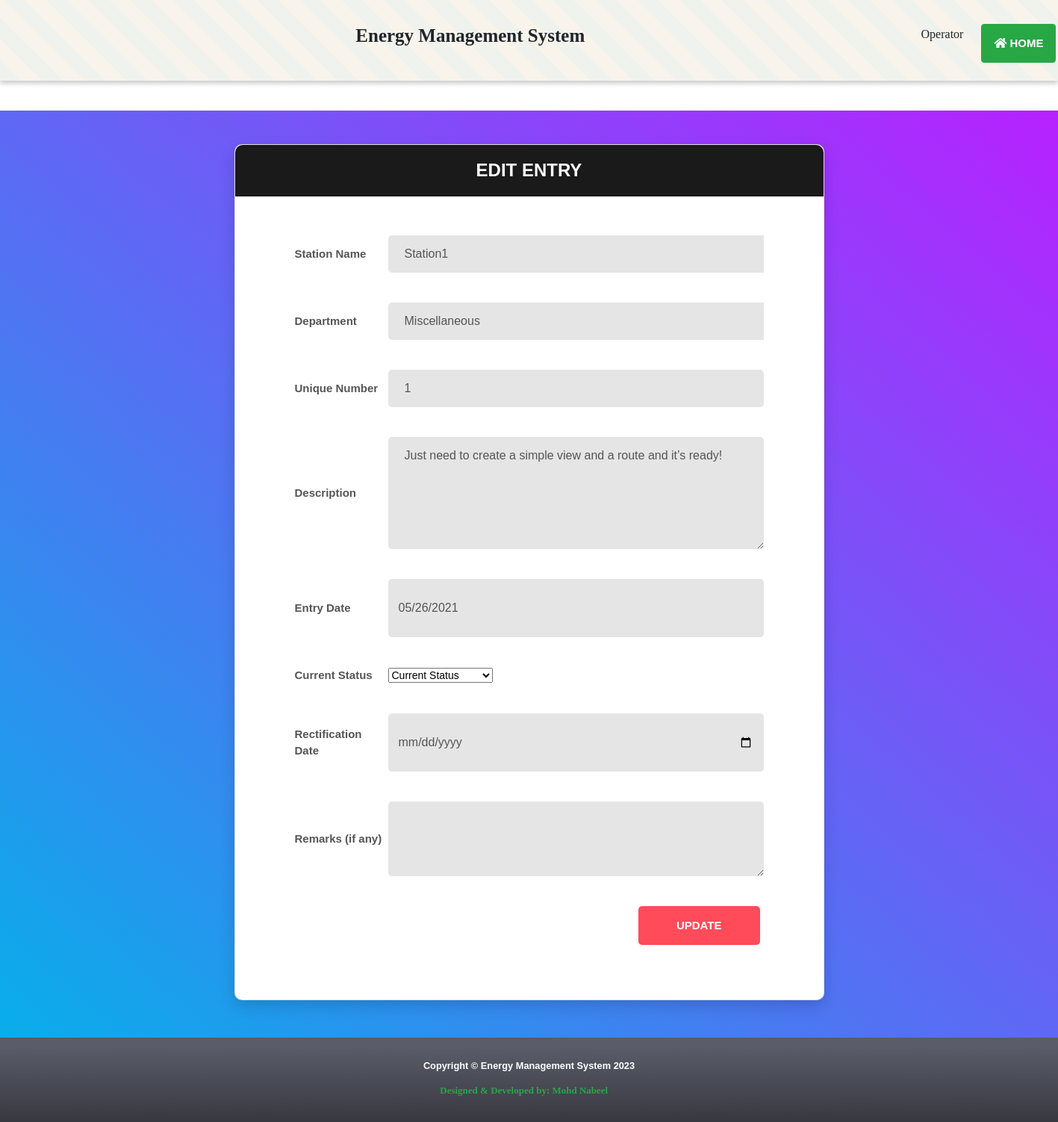
The app's page /edit/1/ (signed in) with its own data.
### webpages/models.py (models this page shows)
class FaultDetail(models.Model):
    station = models.ForeignKey(Station, on_delete=models.CASCADE)
    department = models.ForeignKey(Department, on_delete=models.CASCADE)
    fault_no = models.IntegerField()
    fault_description = models.TextField()
    fault_date = models.CharField(max_length=20)
    current_status = models.ForeignKey(Status, on_delete=models.CASCADE)
    rectification_date = models.CharField(max_length=20, blank=True, null=True)
    remarks = models.CharField(max_length=255, blank=True)
    user_id = models.IntegerField(blank=True, null=True)
    created_date = models.DateTimeField(auto_now_add=True)

class Station(models.Model):
    name = models.CharField(max_length=50)
    def __str__(self):
        return self.name

class Department(models.Model):
    dep_name = models.CharField(max_length=50)
    def __str__(self):
        return self.dep_name

### webpages/views.py (the view, shortened to what this page needs)
# urls.py: path('edit/<int:pk>/', views.edit, name="edit"),
@ login_required(login_url='login')
def edit(request, pk):
    list_search = Status.objects.all()
    editfault = FaultDetail.objects.get(id=pk)
    data = {
        'editfault': editfault,
        'list_search': list_search,
    }
    return render(request, 'webpages/editfault.html', data)

### webpages/models.py (called while the page is built)
    def __str__(self):
        return self.status

### templates/webpages/editfault.html (shortened to what this page needs)
{% extends 'base.html' %}
{% load static %}
{% block content %}
<!DOCTYPE html>
<html lang="en">
<head>
    <link href="{% static 'vendor/mdi-font/css/material-design-iconic-font.min.css' %}" rel="stylesheet" media="all">
    <link href="{% static 'vendor/font-awesome-4.7/css/font-awesome.min.css' %}" rel="stylesheet" media="all">
    <link href="{% static 'vendor/select2/select2.min.css' %}" rel="stylesheet" media="all">
    <link href="{% static 'vendor/datepicker/daterangepicker.css' %}" rel="stylesheet" media="all">
    <link href="{% static 'css/register.css' %}" rel="stylesheet" media="all">
</head>
<body>
    <div class="page-wrapper bg-gra-03 p-t-45 p-b-50">
        <div class="wrapper wrapper--w790">
            <div class="card card-5">
                <div class="card-heading">
                    <h2 class="title">Edit Entry</h2>
                </div>
                <div class="card-body">
                    <form method="POST" action="{% url 'edit' editfault.id %}">
					  <div class="form-row">
                            <div class="name">Station Name</div>
                                <div class="value">
                                    <div class="input-group">
                                        <input class="input--style-5" type="text"  value="{{editfault.station}}" readonly disabled>
                                    </div>
                            </div>
                    </div>
					 <div class="form-row">
                            <div class="name">Department</div>
                                <div class="value">
                                    <div class="input-group">
                                        <input class="input--style-5" type="text" value="{{editfault.department}}" readonly disabled>
                                    </div>
                            </div>
                    </div>
						<div class="form-row">
                            <div class="name">Unique Number</div>
                            <div class="value">
                                <div class="input-group">
                                    <input class="input--style-5" type="number" name="fault_no" value="{{editfault.fault_no}}" readonly>
                                </div>
                            </div>
                        </div>
						<div class="form-row">
                            <div class="name">Description</div>
                            <div class="value">
                                <div class="input-group">
                                    <textarea class="input--style-5" type="text" rows="3" cols="48" style="max-width:100%" name="fault_description" readonly>{{editfault.fault_description}}</textarea>
                                </div>
                            </div>
                        </div>
						<div class="form-row">
                            <div class="name">Entry Date</div>
                            <div class="value">
                                <div class="input-group">
                                    <input class="input--style-5" type="date" name="fault_date" value="{{editfault.fault_date}}" readonly>
                                </div>
                            </div>
                        </div>
					 <div class="form-row">
                            <div class="name">Current Status</div>
                            <div class="value">
                                <div class="input-group">
                                    <div class="rs-select2 js-select-simple select--no-search">
                                        <select name="current_status" id="select">
                                            <option disabled="disabled" selected="selected">Current Status</option>
                                        </select>
                                    </div>
                                </div>
                            </div>
                        </div>
						<div class="form-row" id="field">
                            <div class="name">Rectification Date</div>
                            <div class="value">
                                <div class="input-group">
                                    <input class="input--style-5" type="date" name="rectification_date">
                                </div>
                            </div>
                        </div>
						<div class="form-row">
                            <div class="name">Remarks (if any)</div>
                            <div class="value">
                                <div class="input-group">
                                    <textarea class="input--style-5" type="text" rows="2" cols="48" style="max-width:100%" name="remarks">{{editfault.remarks}}</textarea>
                                </div>
                            </div>
                        </div>
                        <div>
                            <button class="btn btn--radius-2 btn--red" type="submit">Update</button>
                        </div>
                    </form>
                </div>
            </div>
        </div>
    </div>
</body>
</html>
{% endblock content %}

### templates/includes/header.html (shortened to what this page needs)
{% load static %}
<header>
<div class="container-fluid">
<div class="myclass row pt-4 pb-4">
      <div class="col-md-4 col-sm-3">
      <a class="navbar-brand px-5 logo">
      </a>
      </div>
      <div class="col-md-4 col-sm-4 px-1">
            <a class="mybrand navbar-brand fw-bold">Energy Management System</a>
      </div>
      <div class="mybutton col-md-4 col-sm-4 pt-2">
      <i class="fa fa-user fa-sm mr-4" aria-hidden="true"><a class="fs-6 ml-2">{{request.user.first_name}}</a></i>
      <a class="btn btn-success px-3" href="{% url 'dashboard'%}"><i class="fas fa-home" aria-hidden="true"></i>
            <strong>Home</strong></a>
      </div>
</div>
</div>
</header>

### mycms/static/css/styles.css (style rules this page uses)
header { background: repeating-linear-gradient(45deg, #f0f2ed, #f0f2ed 20px, #f8f4eb 20px, #f8f4eb 40px); box-shadow: 0 4px 6px rgba(0,0,0,.2); margin-bottom:40px; }
.mybrand { font-size: 25px !important; }
.mybutton { padding-left: 80px !important; }
@media only screen and (min-device-width: 768px) and (max-device-width: 1024px) { .mybutton { display: flex; padding-left: 270px !important; } }

### mycms/static/css/register.css (style rules this page uses)
.row { display: -webkit-box; display: -webkit-flex; display: -moz-box; display: -ms-flexbox; display: flex; -webkit-flex-wrap: wrap; -ms-flex-wrap: wrap; flex-wrap: wrap; }
.form-row { display: -webkit-box; display: -webkit-flex; display: -moz-box; display: -ms-flexbox; display: flex; -webkit-flex-wrap: wrap; -ms-flex-wrap: wrap; flex-wrap: wrap; -webkit-box-align: center; -webkit-align-items: center; -moz-box-align: center; -ms-flex-align: center; align-items: center; margin-bottom: 40px; }
.form-row .name { width: 125px; color: #555; font-size: 15px; font-weight: 700; }
.form-row .value { width: -webkit-calc(100% - 125px); width: -moz-calc(100% - 125px); width: calc(100% - 125px); }
html { -webkit-box-sizing: border-box; -moz-box-sizing: border-box; box-sizing: border-box; }
* { padding: 0; margin: 0; }
*, *:before, *:after { -webkit-box-sizing: inherit; -moz-box-sizing: inherit; box-sizing: inherit; }
body, h1, h2, h3, h4, h5, h6, blockquote, p, pre, dl, dd, ol, ul, figure, hr, fieldset, legend { margin: 0; padding: 0; }
button { outline: none; background: none; border: none; float: right; }
.page-wrapper { min-height: 100vh; }
body { font-family: "Open Sans", "Arial", "Helvetica Neue", sans-serif; font-weight: 400; font-size: 14px; }
h1, h2, h3, h4, h5, h6 { font-weight: 400; }
h2 { font-size: 30px; }
.bg-gra-03 { background: -webkit-gradient(linear, left bottom, right top, from(#08aeea), to(#b721ff)); background: -webkit-linear-gradient(bottom left, #08aeea 0%, #b721ff 100%); background: -moz-linear-gradient(bottom left, #08aeea 0%, #b721ff 100%); background: -o-linear-gradient(bottom left, #08aeea 0%, #b721ff 100%); background: linear-gradient(to top right, #08aeea 0%, #b721ff 100%); }
.p-t-45 { padding-top: 45px; }
.p-b-50 { padding-bottom: 50px; }
.wrapper { margin: 0 auto; }
.wrapper--w790 { max-width: 790px; }
.btn { display: inline-block; line-height: 50px; padding: 0 50px; -webkit-transition: all 0.4s ease; -o-transition: all 0.4s ease; -moz-transition: all 0.4s ease; transition: all 0.4s ease; cursor: pointer; font-size: 15px; text-transform: uppercase; font-weight: 700; color: #fff; font-family: inherit; }
.btn--radius-2 { -webkit-border-radius: 5px; -moz-border-radius: 5px; border-radius: 5px; }
.btn--red { background: #ff4b5a; }
input[type="date" i] { padding: 14px; }
input { outline: none; margin: 0; border: none; -webkit-box-shadow: none; -moz-box-shadow: none; box-shadow: none; width: 100%; font-size: 14px; font-family: inherit; }
.input--style-5 { background: #e5e5e5; line-height: 50px; -webkit-border-radius: 5px; -moz-border-radius: 5px; border-radius: 5px; padding: 0 22px; font-size: 16px; color: #555; }
.input-group { position: relative; margin: 0; }
.title { font-size: 24px; text-transform: uppercase; font-weight: 700; text-align: center; color: #fff; }
.card { -webkit-border-radius: 3px; -moz-border-radius: 3px; border-radius: 3px; background: #fff; }
.card-5 { background: #fff; -webkit-border-radius: 10px; -moz-border-radius: 10px; border-radius: 10px; -webkit-box-shadow: 0px 8px 20px 0px rgba(0, 0, 0, 0.15); -moz-box-shadow: 0px 8px 20px 0px rgba(0, 0, 0, 0.15); box-shadow: 0px 8px 20px 0px rgba(0, 0, 0, 0.15); }
.card-5 .card-heading { padding: 20px 0; background: #1a1a1a; -webkit-border-top-left-radius: 10px; -moz-border-radius-topleft: 10px; border-top-left-radius: 10px; -webkit-border-top-right-radius: 10px; -moz-border-radius-topright: 10px; border-top-right-radius: 10px; }
.card-5 .card-body { padding: 52px 85px; padding-bottom: 73px; }

### mycms/static/css/admin.css (style rules this page uses)
* { margin: 0px; padding: 0px; box-sizing: border-box; }
body, html { height: 100%; font-family: Poppins-Regular, sans-serif; }
a { font-family: Poppins-Regular; font-size: 14px; line-height: 1.7; color: #666666; margin: 0px; transition: all 0.4s; -webkit-transition: all 0.4s; -o-transition: all 0.4s; -moz-transition: all 0.4s; }
h1,h2,h3,h4,h5,h6 { margin: 0px; }
input { outline: none; border: none; }
textarea { outline: none; border: none; }
button { outline: none !important; border: none; background: transparent; }

### records on screen
FaultDetail: station "Station1", department "Miscellaneous", fault_no "1", fault_description "Just need to create a simple view and a route and it’s ready!", fault_date "05/26/2021"

### other values on screen
{{ request.user.first_name }} "Operator"
